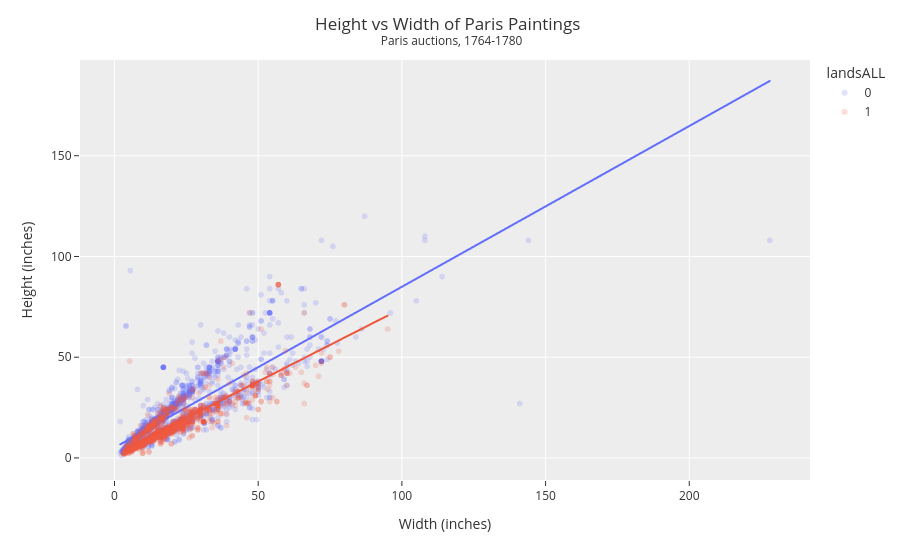

Notebook source saved alongside this figure:
### Markdown cell above
The prediction is the most accurate for the data points closest to the line, around the cluster at the lower values. The prediction struggles to accurately represent the larger values, but it makes that sacrifice in order to more accurately predict the large blob of the smaller values.

### Code cell
# Example Code Trendline with Categories
DF['landsALL'] = DF['landsALL'].apply(lambda x: str(x))

fig = px.scatter(DF,
                 x='Width_in',
                 y="Height_in",
                 color='landsALL',
                 opacity=0.2,
                 trendline='ols')

fig.update_layout(template="ggplot2",
                  title='Height vs Width of Paris Paintings <br><sup> Paris auctions, 1764-1780</sup>',
                  title_x=0.5,
                  xaxis_title="Width (inches)",
                  yaxis_title="Height (inches)")

fig.show()

### Figure 1 — Plotly figure (JSON) as saved in the notebook; plotly's stock layout.template omitted (floating-point values rounded to 4 significant figures; data arrays with more than 128 entries replaced by an {"elided": "..."} marker saying what was removed)
{"data": [{"hovertemplate": "landsALL=0<br>Width_in=%{x}<br>Height_in=%{y}<extra></extra>", "legendgroup": "0", "marker": {"color": "#636efa", "opacity": 0.2, "symbol": "circle"}, "mode": "markers", "name": "0", "showlegend": true, "type": "scattergl", "x": {"elided": "2119 float values"}, "xaxis": "x", "y": {"elided": "2119 float values"}, "yaxis": "y"}, {"hovertemplate": "<b>OLS trendline</b><br>Height_in = 0.798026 * Width_in + 5.14534<br>R<sup>2</sup>=0.685222<br><br>landsALL=0<br>Width_in=%{x}<br>Height_in=%{y} <b>(trend)</b><extra></extra>", "legendgroup": "0", "marker": {"color": "#636efa", "symbol": "circle"}, "mode": "lines", "name": "0", "showlegend": false, "type": "scattergl", "x": {"elided": "1945 float values"}, "xaxis": "x", "y": {"elided": "1945 float values"}, "yaxis": "y"}, {"hovertemplate": "landsALL=1<br>Width_in=%{x}<br>Height_in=%{y}<extra></extra>", "legendgroup": "1", "marker": {"color": "#EF553B", "opacity": 0.2, "symbol": "circle"}, "mode": "markers", "name": "1", "showlegend": true, "type": "scattergl", "x": {"elided": "1274 float values"}, "xaxis": "x", "y": {"elided": "1274 float values"}, "yaxis": "y"}, {"hovertemplate": "<b>OLS trendline</b><br>Height_in = 0.725527 * Width_in + 1.68002<br>R<sup>2</sup>=0.751025<br><br>landsALL=1<br>Width_in=%{x}<br>Height_in=%{y} <b>(trend)</b><extra></extra>", "legendgroup": "1", "marker": {"color": "#EF553B", "symbol": "circle"}, "mode": "lines", "name": "1", "showlegend": false, "type": "scattergl", "x": {"elided": "1190 float values"}, "xaxis": "x", "y": {"elided": "1190 float values"}, "yaxis": "y"}], "layout": {"legend": {"title": {"text": "landsALL"}, "tracegroupgap": 0}, "margin": {"t": 60}, "title": {"text": "Height vs Width of Paris Paintings <br><sup> Paris auctions, 1764-1780</sup>", "x": 0.5}, "xaxis": {"anchor": "y", "domain": [0, 1], "title": {"text": "Width (inches)"}}, "yaxis": {"anchor": "x", "domain": [0, 1], "title": {"text": "Height (inches)"}}}}
